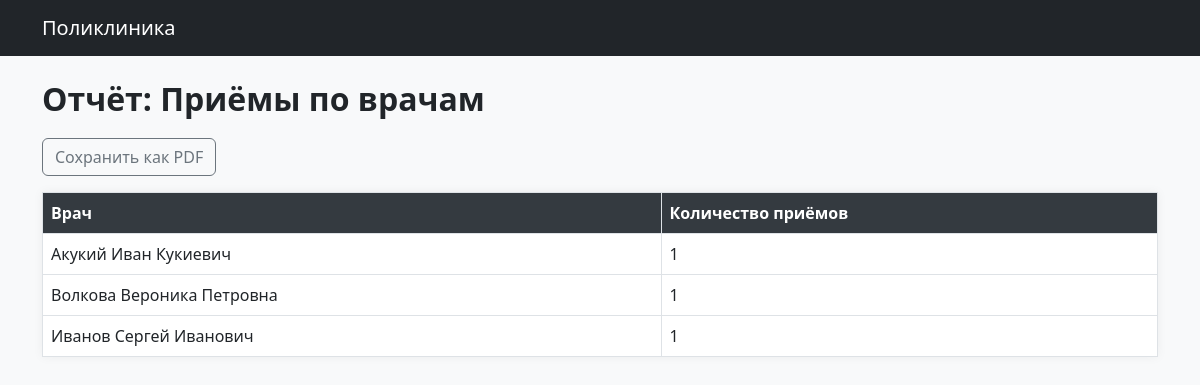
The page /reports/doctor_appointments on the database its author committed.
### models.py (models this page shows)
class Doctor(db.Model):
    __tablename__ = 'doctors'
    id = db.Column(db.Integer, primary_key=True)
    last_name = db.Column(db.String(50), nullable=False)
    first_name = db.Column(db.String(50), nullable=False)
    middle_name = db.Column(db.String(50))
    specialty = db.Column(db.String(100))
    experience_years = db.Column(db.Integer)
    phone = db.Column(db.String(20))
    category_id = db.Column(db.Integer, db.ForeignKey('categories.id'))
    department_id = db.Column(db.Integer, db.ForeignKey('departments.id'))
    appointments = db.relationship('Appointment', backref='doctor', lazy=True)

### modules/reports.py (the view)
@reports_bp.route('/reports/doctor_appointments')
def report_doctor_appointments():
    results = db.session.query(
        Doctor.last_name,
        Doctor.first_name,
        Doctor.middle_name,
        func.count(Appointment.id)
    ).join(Appointment).group_by(Doctor.last_name, Doctor.first_name, Doctor.middle_name).all()
    return render_template('reports/doctor_appointments/report_doctor_appointments.html', data=results)

### templates/reports/doctor_appointments/report_doctor_appointments.html
{% extends 'index.html' %}
{% block content %}
<h2>Отчёт: Приёмы по врачам</h2>
<button onclick="window.print()" class="btn btn-outline-secondary mb-3">Сохранить как PDF</button>
<table class="table table-bordered">
    <thead>
        <tr>
            <th>Врач</th>
            <th>Количество приёмов</th>
        </tr>
    </thead>
    <tbody>
        {% for last_name, first_name, middle_name, count in data %}
        <tr>
            <td>{{ last_name }} {{ first_name }} {{ middle_name }}</td>
            <td>{{ count }}</td>
        </tr>
        {% endfor %}
    </tbody>
</table>
{% endblock %}

### static/style.css (style rules this page uses)
body { background-color: #f8f9fa; font-family: 'Segoe UI', sans-serif; }
h2 { font-weight: 600; margin-bottom: 20px; }
.table { background-color: #fff; box-shadow: 0 0 10px rgba(0,0,0,0.05); }
.table th { background-color: #343a40; color: white; }
.table td, .table th { vertical-align: middle; }
.btn { font-weight: 500; }

### rows shown on the page
Doctor: last_name "Акукий", first_name "Иван", middle_name "Кукиевич", count "1"
Doctor: last_name "Волкова", first_name "Вероника", middle_name "Петровна", count "1"
Doctor: last_name "Иванов", first_name "Сергей", middle_name "Иванович", id "1"
